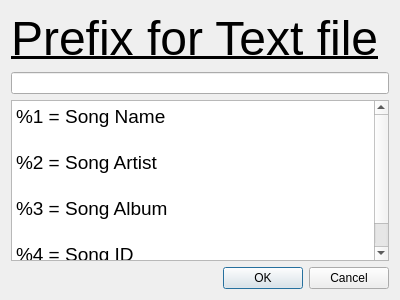
<?xml version="1.0" encoding="UTF-8"?>
<ui version="4.0">
 <class>Prefix</class>
 <widget class="QDialog" name="Prefix">
  <property name="geometry">
   <rect>
    <x>0</x>
    <y>0</y>
    <width>400</width>
    <height>300</height>
   </rect>
  </property>
  <property name="windowTitle">
   <string>Dialog</string>
  </property>
  <layout class="QGridLayout" name="gridLayout">
   <item row="0" column="0">
    <widget class="QLabel" name="label">
     <property name="font">
      <font>
       <pointsize>36</pointsize>
       <underline>true</underline>
      </font>
     </property>
     <property name="text">
      <string>Prefix for Text file</string>
     </property>
    </widget>
   </item>
   <item row="1" column="0">
    <widget class="QLineEdit" name="lineEdit"/>
   </item>
   <item row="2" column="0">
    <widget class="QTextEdit" name="textEdit">
     <property name="enabled">
      <bool>true</bool>
     </property>
     <property name="readOnly">
      <bool>true</bool>
     </property>
     <property name="html">
      <string>&lt;!DOCTYPE HTML PUBLIC &quot;-//W3C//DTD HTML 4.0//EN&quot; &quot;http://www.w3.org/TR/REC-html40/strict.dtd&quot;&gt;
&lt;html&gt;&lt;head&gt;&lt;meta name=&quot;qrichtext&quot; content=&quot;1&quot; /&gt;&lt;style type=&quot;text/css&quot;&gt;
p, li { white-space: pre-wrap; }
&lt;/style&gt;&lt;/head&gt;&lt;body style=&quot; font-family:'.SF NS Text'; font-size:13pt; font-weight:400; font-style:normal;&quot;&gt;
&lt;p style=&quot; margin-top:0px; margin-bottom:0px; margin-left:0px; margin-right:0px; -qt-block-indent:0; text-indent:0px;&quot;&gt;&lt;span style=&quot; font-size:14pt;&quot;&gt;%1 = Song Name&lt;/span&gt;&lt;/p&gt;
&lt;p style=&quot;-qt-paragraph-type:empty; margin-top:0px; margin-bottom:0px; margin-left:0px; margin-right:0px; -qt-block-indent:0; text-indent:0px; font-size:14pt;&quot;&gt;&lt;br /&gt;&lt;/p&gt;
&lt;p style=&quot; margin-top:0px; margin-bottom:0px; margin-left:0px; margin-right:0px; -qt-block-indent:0; text-indent:0px;&quot;&gt;&lt;span style=&quot; font-size:14pt;&quot;&gt;%2 = Song Artist&lt;/span&gt;&lt;/p&gt;
&lt;p style=&quot;-qt-paragraph-type:empty; margin-top:0px; margin-bottom:0px; margin-left:0px; margin-right:0px; -qt-block-indent:0; text-indent:0px; font-size:14pt;&quot;&gt;&lt;br /&gt;&lt;/p&gt;
&lt;p style=&quot; margin-top:0px; margin-bottom:0px; margin-left:0px; margin-right:0px; -qt-block-indent:0; text-indent:0px;&quot;&gt;&lt;span style=&quot; font-size:14pt;&quot;&gt;%3 = Song Album&lt;/span&gt;&lt;/p&gt;
&lt;p style=&quot;-qt-paragraph-type:empty; margin-top:0px; margin-bottom:0px; margin-left:0px; margin-right:0px; -qt-block-indent:0; text-indent:0px; font-size:14pt;&quot;&gt;&lt;br /&gt;&lt;/p&gt;
&lt;p style=&quot; margin-top:0px; margin-bottom:0px; margin-left:0px; margin-right:0px; -qt-block-indent:0; text-indent:0px;&quot;&gt;&lt;span style=&quot; font-size:14pt;&quot;&gt;%4 = Song ID&lt;/span&gt;&lt;/p&gt;
&lt;p style=&quot;-qt-paragraph-type:empty; margin-top:0px; margin-bottom:0px; margin-left:0px; margin-right:0px; -qt-block-indent:0; text-indent:0px; font-size:14pt;&quot;&gt;&lt;br /&gt;&lt;/p&gt;&lt;/body&gt;&lt;/html&gt;</string>
     </property>
    </widget>
   </item>
   <item row="3" column="0">
    <widget class="QDialogButtonBox" name="buttonBox">
     <property name="orientation">
      <enum>Qt::Horizontal</enum>
     </property>
     <property name="standardButtons">
      <set>QDialogButtonBox::Cancel|QDialogButtonBox::Ok</set>
     </property>
    </widget>
   </item>
  </layout>
 </widget>
 <resources/>
 <connections>
  <connection>
   <sender>buttonBox</sender>
   <signal>accepted()</signal>
   <receiver>Prefix</receiver>
   <slot>accept()</slot>
   <hints>
    <hint type="sourcelabel">
     <x>248</x>
     <y>254</y>
    </hint>
    <hint type="destinationlabel">
     <x>157</x>
     <y>274</y>
    </hint>
   </hints>
  </connection>
  <connection>
   <sender>buttonBox</sender>
   <signal>rejected()</signal>
   <receiver>Prefix</receiver>
   <slot>reject()</slot>
   <hints>
    <hint type="sourcelabel">
     <x>316</x>
     <y>260</y>
    </hint>
    <hint type="destinationlabel">
     <x>286</x>
     <y>274</y>
    </hint>
   </hints>
  </connection>
 </connections>
</ui>
